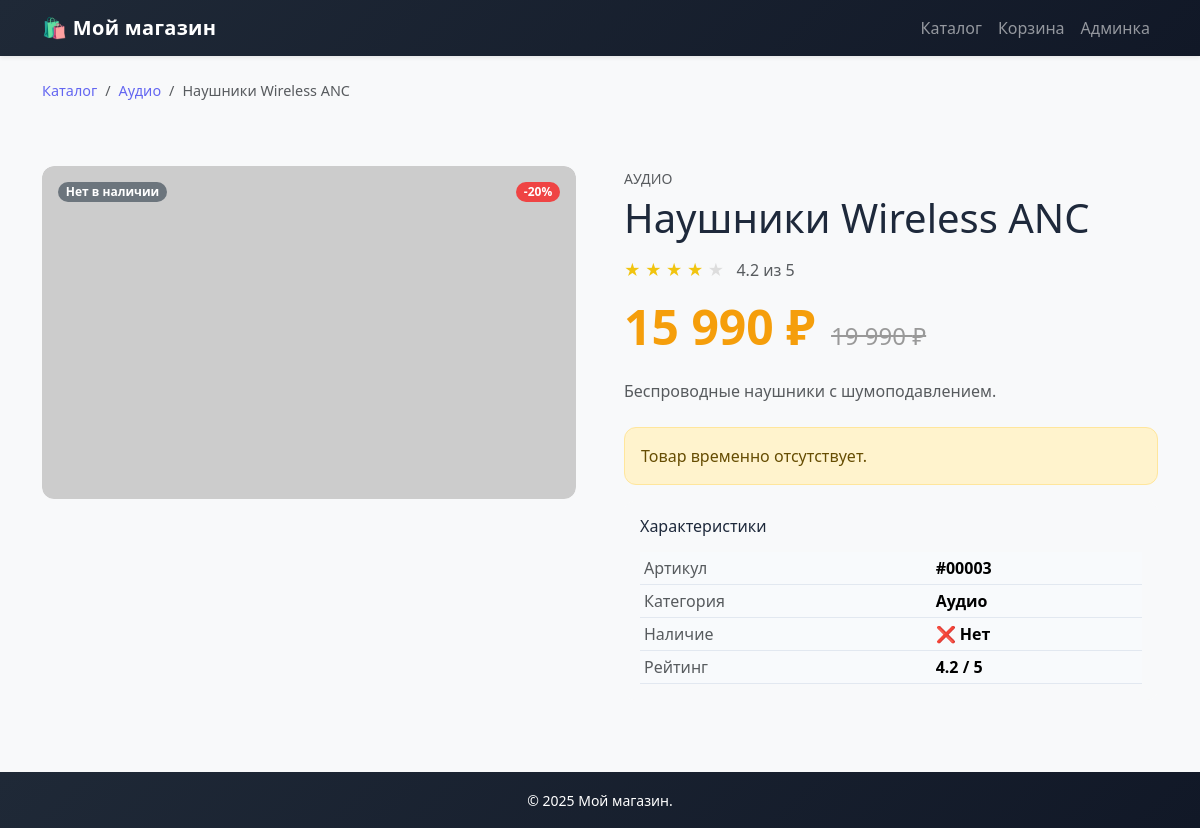
The app's page /product.php?id=3 with its own data.
### tables this page shows
CREATE TABLE `products` (
  `id` int(11) NOT NULL,
  `title` varchar(255) NOT NULL,
  `category` varchar(100) NOT NULL,
  `price` int(11) NOT NULL,
  `old_price` int(11) DEFAULT NULL,
  `desc` text DEFAULT NULL,
  `image` varchar(255) DEFAULT NULL,
  `rating` decimal(2,1) DEFAULT 0.0,
  `in_stock` tinyint(1) DEFAULT 1
);

### functions.php (called while the page is built, shortened)
<?php
function getDb(): PDO
{
    static $pdo = null;
    if ($pdo === null) {
        $config = require __DIR__ . '/config.php';
        $dsn = sprintf(
            'mysql:host=%s;port=%d;dbname=%s;charset=%s',
            $config['host'],
            $config['port'],
            $config['dbname'],
            $config['charset']
        );
        try {
            $pdo = new PDO($dsn, $config['user'], $config['pass'], [
                PDO::ATTR_ERRMODE            => PDO::ERRMODE_EXCEPTION,
                PDO::ATTR_DEFAULT_FETCH_MODE => PDO::FETCH_ASSOC,
                PDO::ATTR_EMULATE_PREPARES   => false,
            ]);
        } catch (PDOException $e) {
            die('Ошибка подключения к БД: ' . $e->getMessage());
        }
    }
    return $pdo;
}
function getProductById(int $id): ?array
{
    $stmt = getDb()->prepare("SELECT * FROM products WHERE id = ?");
    $stmt->execute([$id]);
    $row = $stmt->fetch();
    $row['id']        = (int)$row['id'];
    $row['price']     = (int)$row['price'];
    $row['old_price'] = $row['old_price'] !== null ? (int)$row['old_price'] : null;
    $row['rating']    = (float)$row['rating'];
    $row['in_stock']  = (bool)$row['in_stock'];
    return $row;
}

### upload.php (called while the page is built, shortened)
<?php
function productImageUrl(?string $filename, string $title = ''): string
{
    $seed = urlencode(mb_substr($title, 0, 20));
    return "https://picsum.photos/seed/{$seed}/400/250";
}

### product.php (the view, shortened to what this page needs)
<?php
require_once 'functions.php';
require_once 'upload.php';
$id = isset($_GET['id']) ? (int)$_GET['id'] : 0;
$product = getProductById($id);
?>
<!DOCTYPE html>
<html lang="ru">
<head>
    <link href="https://cdn.jsdelivr.net/npm/bootstrap@5.3.3/dist/css/bootstrap.min.css" rel="stylesheet">
    <link rel="stylesheet" href="style.css">
</head>
<body class="bg-light">
<nav class="navbar navbar-expand-lg navbar-dark bg-dark shadow-sm sticky-top">
    <div class="container">
        <a class="navbar-brand fw-bold" href="index.php">🛍 Мой магазин</a>
        <div class="collapse navbar-collapse" id="mainNav">
            <ul class="navbar-nav ms-auto">
                <li class="nav-item"><a class="nav-link" href="index.php">Каталог</a></li>
                <li class="nav-item">
                    <a class="nav-link" href="index.php?page=cart">
                        Корзина
                    </a>
                </li>
                <li class="nav-item"><a class="nav-link" href="admin.php">Админка</a></li>
            </ul>
        </div>
    </div>
</nav>
<main class="container py-4">
<?php if (!$product): ?>
    <div class="text-center py-5">
        <h1 class="display-1 fw-bold text-muted">404</h1>
        <p class="lead">Товар не найден.</p>
        <a href="index.php" class="btn btn-primary">← Вернуться в каталог</a>
    </div>
<?php else: ?>
    <nav aria-label="breadcrumb">
        <ol class="breadcrumb">
            <li class="breadcrumb-item"><a href="index.php">Каталог</a></li>
            <li class="breadcrumb-item">
                <a href="index.php?category=<?php echo urlencode($product['category']); ?>">
                    <?php echo htmlspecialchars($product['category']); ?>
                </a>
            </li>
            <li class="breadcrumb-item active" aria-current="page">
                <?php echo htmlspecialchars($product['title']); ?>
            </li>
        </ol>
    </nav>
    <div class="row g-5 mt-2">
        <div class="col-12 col-md-6">
            <div class="product-detail-image">
                <img src="<?php echo productImageUrl($product['image'] ?? null, $product['title']); ?>"
                alt="<?php echo htmlspecialchars($product['title']); ?>"
                class="img-fluid rounded shadow-sm w-100">
                <?php if (!$product['in_stock']): ?>
                    <span class="badge bg-secondary position-absolute top-0 start-0 m-3">Нет в наличии</span>
                <?php endif; ?>
                <?php if ($product['old_price'] !== null): ?>
                    <span class="badge bg-danger position-absolute top-0 end-0 m-3">
                        -<?php echo round((1 - $product['price'] / $product['old_price']) * 100); ?>%
                    </span>
                <?php endif; ?>
            </div>
        </div>
        <div class="col-12 col-md-6">
            <small class="text-uppercase text-muted"><?php echo htmlspecialchars($product['category']); ?></small>
            <h1 class="mt-1 mb-3"><?php echo htmlspecialchars($product['title']); ?></h1>
            <div class="product-rating mb-3">
                <?php for ($i = 1; $i <= 5; $i++): ?>
                    <span class="star <?php echo $i <= floor($product['rating']) ? 'filled' : ''; ?>">★</span>
                <?php endfor; ?>
                <span class="text-muted ms-2"><?php echo $product['rating']; ?> из 5</span>
            </div>
            <div class="d-flex align-items-baseline gap-3 mb-4">
                <span class="display-5 fw-bold text-warning">
                    <?php echo number_format($product['price'], 0, '.', ' '); ?> ₽
                </span>
                <?php if ($product['old_price'] !== null): ?>
                    <span class="old-price fs-4">
                        <?php echo number_format($product['old_price'], 0, '.', ' '); ?> ₽
                    </span>
                <?php endif; ?>
            </div>
            <p class="text-muted mb-4"><?php echo htmlspecialchars($product['desc']); ?></p>
            <?php if ($product['in_stock']): ?>
                <form method="post" action="index.php" class="mb-4">
                     <?php echo csrfField(); ?>
                    <input type="hidden" name="action" value="add">
                    <input type="hidden" name="id" value="<?php echo $product['id']; ?>">
                    <div class="d-flex gap-2 flex-wrap">
                        <button type="submit" class="btn btn-success btn-lg flex-grow-1">
                            🛒 Добавить в корзину
                        </button>
                        <a href="index.php?page=cart" class="btn btn-outline-primary btn-lg">
                            Перейти в корзину
                        </a>
                    </div>
                </form>
            <?php else: ?>
                <div class="alert alert-warning">Товар временно отсутствует.</div>
            <?php endif; ?>
            <div class="card bg-light border-0">
                <div class="card-body">
                    <h6 class="mb-3">Характеристики</h6>
                    <table class="table table-sm mb-0">
                        <tr>
                            <td class="text-muted">Артикул</td>
                            <td class="fw-semibold">#<?php echo str_pad($product['id'], 5, '0', STR_PAD_LEFT); ?></td>
                        </tr>
                        <tr>
                            <td class="text-muted">Категория</td>
                            <td class="fw-semibold"><?php echo htmlspecialchars($product['category']); ?></td>
                        </tr>
                        <tr>
                            <td class="text-muted">Наличие</td>
                            <td class="fw-semibold"><?php echo $product['in_stock'] ? '✅ На складе' : '❌ Нет'; ?></td>
                        </tr>
                        <tr>
                            <td class="text-muted">Рейтинг</td>
                            <td class="fw-semibold"><?php echo $product['rating']; ?> / 5</td>
                        </tr>
                    </table>
                </div>
            </div>
        </div>
    </div>
<?php endif; ?>
</main>
<footer class="bg-dark text-white text-center py-3 mt-5">
    <div class="container"><small>&copy; 2025 Мой магазин.</small></div>
</footer>
</body>
</html>

### style.css (style rules this page uses)
:root { --bs-primary: #6366f1; --bs-primary-rgb: 99, 102, 241; --bs-success: #10b981; --bs-success-rgb: 16, 185, 129; --bs-danger: #ef4444; --bs-danger-rgb: 239, 68, 68; --bs-warning: #f59e0b; --bs-warning-rgb: 245, 158, 11; --bs-dark: #1f2937; --bs-dark-rgb: 31, 41, 55; --bs-body-bg: #f8fafc; --bs-body-color: #1e293b; --bs-border-color: #e2e8f0; --bs-border-radius: 0.75rem; --bs-border-radius-sm: 0.5rem; --bs-border-radius-lg: 1rem; }
.product-rating .star { color: #ddd; font-size: 1rem; }
.product-rating .star.filled { color: #f1c40f; }
.old-price { text-decoration: line-through; color: #999; font-size: 0.95rem; }
.navbar.bg-dark { background: linear-gradient(135deg, #1f2937 0%, #111827 100%) !important; }
.navbar-brand { font-size: 1.25rem; letter-spacing: 0.3px; }
.navbar .nav-link { transition: color 0.2s; font-weight: 500; }
footer.bg-dark { background: linear-gradient(135deg, #1f2937 0%, #111827 100%) !important; }
.product-detail-image { position: relative; border-radius: 0.75rem; overflow: hidden; }
.product-detail-image img { transition: transform 0.4s ease; }
.breadcrumb { background: transparent; padding: 0; font-size: 0.9rem; }
.breadcrumb a { color: #6366f1; text-decoration: none; }

### records on screen
products: category "Аудио", title "Наушники Wireless ANC", (1 - $product['price'] / $product['old_price']) * 100 "20", category "АУДИО", rating "4.2", price "15 990", old_price "19 990", desc "Беспроводные наушники с шумоподавлением.", id "00003"
